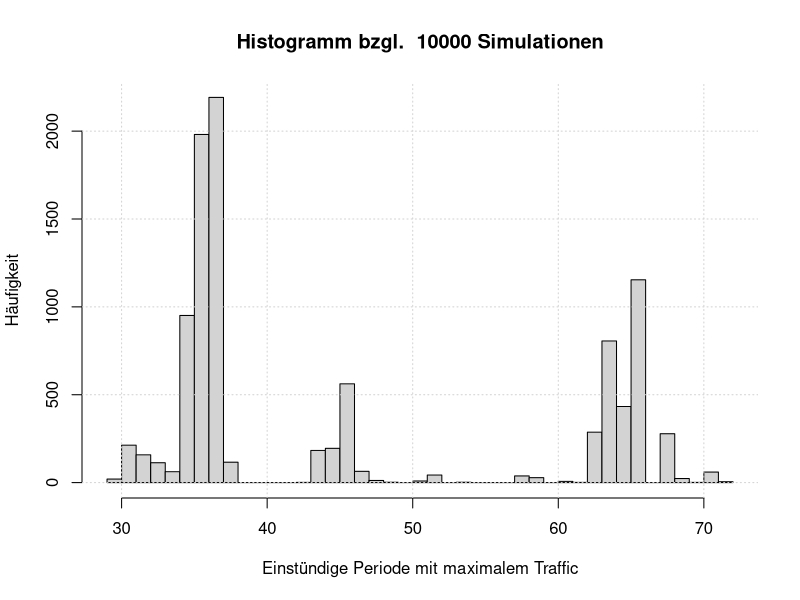
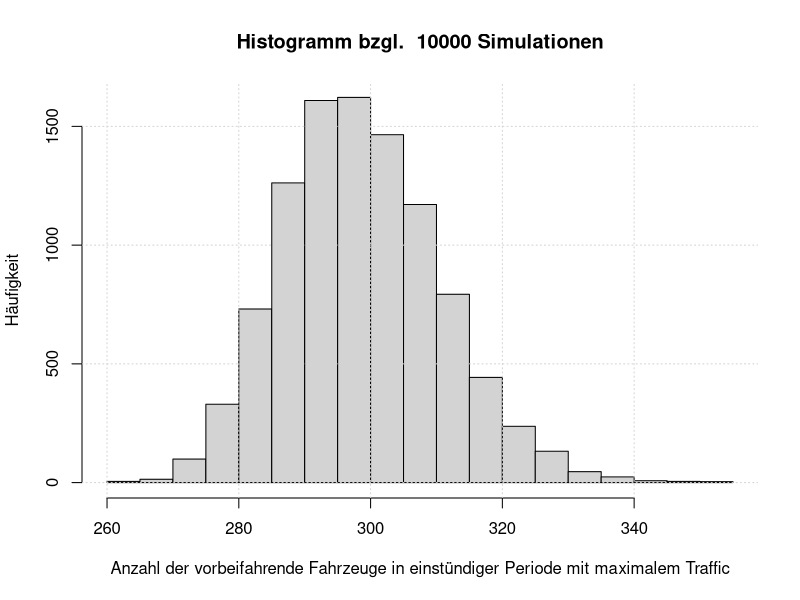
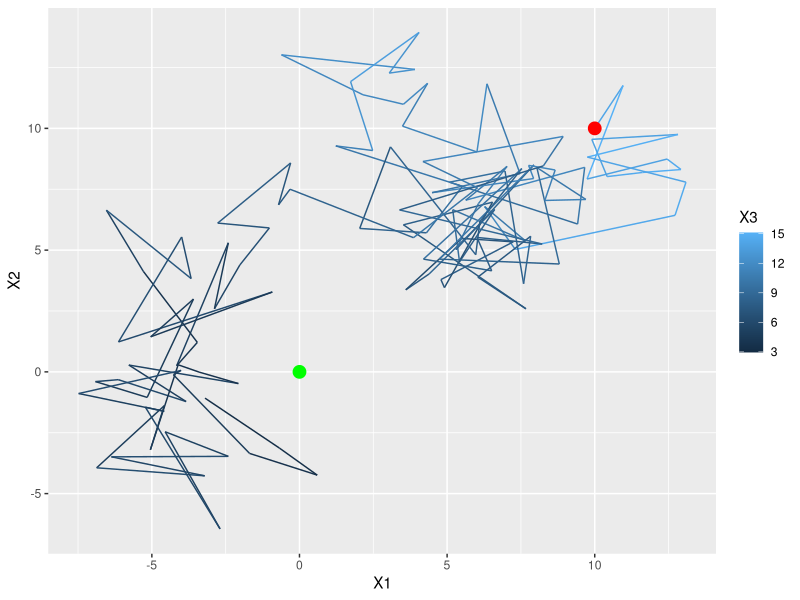
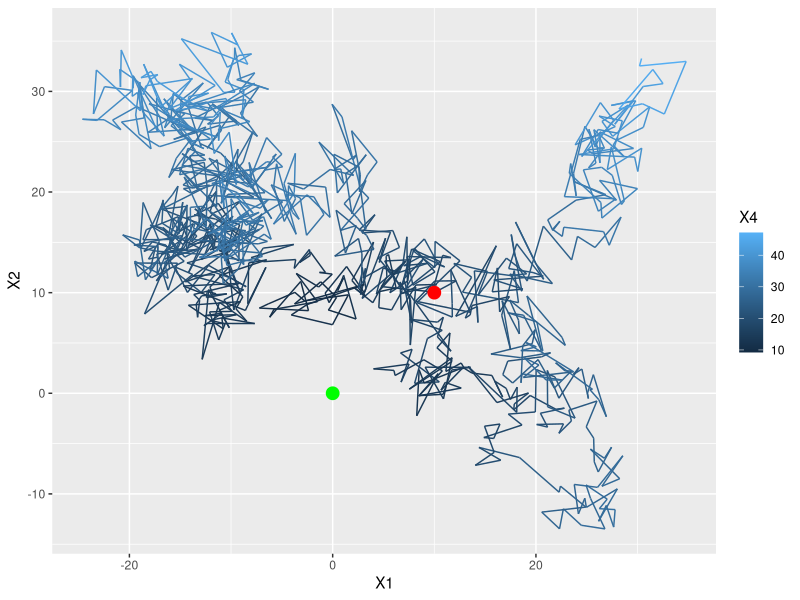

Write R code to recreate these figures, in order. (Note: a time limit stopped this script after it produced the figures.)
## ---- chunk 1
# Load libraries
library('ggplot2')
library(xtable)
## ---- chunk 2
# Read transition matrix
P <- as.matrix(read.csv("data/lungcancer.csv"))
nStates <- dim(P)[1]

# Sanity check
apply(P, 1, sum)
## ---- chunk 3
# Method 1

fnMCMeanSteps1 <- function(x, mu, P, tailProb = 10^-3){
  # This function computes the mean number of steps needed to reach state x for
  # a Markov chain defined with initial distribution mu and transition matrix P.
  # 
  # Args:
  #   x:        Target state
  #   mu:       Initial distribution
  #   P:        Transition matrix
  #   tailProb: Tail probability to control approximation
  #   
  # Returns:
  #   Expected number of steps to reach state x for the first time
  
  # Step 0
  cumProbs <- mu[x]
  mean <- mu[x] * 0  # symbolic initialization
  
  # Step 1
  tempProb <- sum(mu[-x] * P[-x, x])
  cumProbs <- cumProbs + tempProb
  mean <- mean + tempProb * 1
  
  # Further steps
  PTilde <- diag(length(mu) - 1)  # initialize PTilde
  k <- 2
  
  while (1-cumProbs >= tailProb) {
    PTilde <- PTilde %*% P[-x, -x]  # Update PTilde
    tempProb <- mu[-x] %*% PTilde %*% P[-x, x]  # Get prob. of hitting time k
    cumProbs <- cumProbs + tempProb  # cumulate probability mass
    mean <- mean + tempProb * k  # update mean
    k <- k+1
  }
  
  # Return mean
  return(as.double(mean))
}
## ---- chunk 4
# Method 2

fnMCMeanSteps2 <- function(x, mu, P, T = 1000){
  # This function computes the mean number of steps needed to reach state x for
  # a Markov chain defined with initial distribution mu and transition matrix P.
  # This method approximates the mean using 10'000 Markov chain simulations with
  # a maximum of T steps per simulation.
  # 
  # Args:
  #   x:  Target state
  #   mu: Initial distribution
  #   P:  Transition matrix
  #   T:  Maximum length of Markov chain
  #   
  # Returns:
  #   Expected number of steps to reach state x for the first time
  
  # Number of states and simulations
  nStates <- length(mu)
  nSim <- 10^4
  
  # Initialize vector to hold number of steps taken to reach state x for the
  # first time for each simulated markov chain
  vSteps <- vector(mode = "integer", length = nSim)
  
  # Start simulation of nSim markov chains with a maximum number of T steps
  for (n in 1:nSim){
    # Sample first state
    state <- sample(1:nStates, 1, prob = mu)
    
    for (t in 2:T+1){
      if (state == x){
        # break if state is x
        vSteps[n] <- t-1  # store number of steps
        break
      } else if (t == T+1) {
        # catch if state x has not been reached in T steps with NA
        vSteps[n] <- NA
        break
      }
      
      # sample next state depending on current state
      state <- sample(1:nStates, 1, prob = P[state, ])
    }
  }

  # Return mean
  return(mean(vSteps, na.rm = TRUE))
}
## ---- chunk 5
# Define initial distribution (always begin in state 23 (Lung))
mu <- rep(0, nStates)
mu[23] <- 1

# Expected number of steps to reach certain positions (Bladder, Brain, Heart)
 
# Method 1
startTime <- Sys.time()
meanStepsBladder1 <- fnMCMeanSteps1(5, mu, P, tailProb = 10^-5)
meanStepsBrain1 <- fnMCMeanSteps1(7, mu, P, tailProb = 10^-5)
meanStepsHeart1 <- fnMCMeanSteps1(17, mu, P, tailProb = 10^-5)
endTime  <- Sys.time()
timeMethod1 <- endTime - startTime

# Method 2
set.seed(42)
startTime <- Sys.time()
meanStepsBladder2 <- fnMCMeanSteps2(5, mu, P, T = 10000)
meanStepsBrain2 <- fnMCMeanSteps2(7, mu, P, T = 10000)
meanStepsHeart2 <- fnMCMeanSteps2(17, mu, P, T = 10000)
endTime  <- Sys.time()
timeMethod2 <- endTime - startTime
## ---- chunk 6
print(xtable(matrix(c(meanStepsBladder1, meanStepsBrain1, meanStepsHeart1,
                      meanStepsBladder2, meanStepsBrain2, meanStepsHeart2),
                    ncol = 2, dimnames = list(
                      c("Bladder", "Brain", "Heart"),
                      c("Method 1", "Method 2"))
                    ),
             caption = "Expected number of steps to reach position in body."),
      comment = FALSE)
## ---- chunk 7
# Read csv data
N <- as.matrix(read.csv("data/traffic.csv", header = TRUE))

# Get vector of 96 data points
Nt <- as.vector(t(N[,2:5]))

# Calculate lambda tilde and lambda as function of t
lambdaTildeT <- Nt
lambdaT <- 1.2 * lambdaTildeT
## ---- chunk 8
fnSimulatePoisson <- function(vecLambda, n) {
  # This function simulates poisson values based on vector of parameters lambda
  # 
  # Args:
  #   vecLambda:  Vector of parameters for poisson distribution
  #   n:          Number of simulations
  #   
  # Returns:
  #   Simulated vectors as matrix, where every row is a simulation of one day
  #   therefore the matrix as n rows.
  
  # Get random poisson distributed values for n days
  vSimulated <- rpois(length(vecLambda)*n, vecLambda)
  
  # Split data into matrix of form: mSplitted[day, quarter-hour]
  # where day goes from 1 to n and quater-hour from 1 to 96
  mSplitted <- t(matrix(vSimulated, nrow=length(vecLambda), ncol=n))
  
  return(mSplitted)
}

# Define number of simulations
nSimulations = 10000

# Run poisson simulation, based on parameter values from traffic.csv
mSimulation <- fnSimulatePoisson(lambdaT, nSimulations)
## ---- chunk 9
## Task 1
meanCarsPerDay <- mean(rowSums(mSimulation))
print(meanCarsPerDay)
## ---- chunk 10
## Task 2
# Calculate cumsums for every day
cumsumDays <- t(apply(mSimulation, 1, cumsum))
# Take position of all values below or equal 1000 and take maximum index value
thousandsCars <- apply(cumsumDays, 1, function(row) max(which(row <= 1000))/4)
# Take mean over all columns and round
thousandsCar <- floor(mean(thousandsCars))
print(thousandsCar)
## ---- chunk 11
## Task 3
# Calculate mean cars at position 7 (between 1:30 and 1:45)
meanCarsAtNightQuarter <- mean(as.vector(mSimulation[,7]))
print(meanCarsAtNightQuarter)
## ---- chunk 12
## Task 4/5
# Do rowwise cumsum
cumsumDays <- t(apply(mSimulation, 1, cumsum))
# Take cumsumDays and remove first 3 columns and
# take cumsumDays and remove last 4 colums and add zeros to the beginning
# Subtract both matrices to get hourly periods in quater hour steps
sumHourlyPeriod <- cumsumDays[,-(1:3)] -
  t(apply(cumsumDays[,1:(dim(cumsumDays)[2]-4)],1,function(row) c(0,row)))
## ---- chunk 13
# Get maximum traffic indices and plot histogram
maxTrafficPeriodIndices <- apply(sumHourlyPeriod, 1, function(row) which.max(row))

hist(maxTrafficPeriodIndices,
     breaks = max(maxTrafficPeriodIndices)-min(maxTrafficPeriodIndices),
     main = paste("Histogramm bzgl. ", nSimulations, "Simulationen"),
     xlab = "Einstündige Periode mit maximalem Traffic", ylab = "Häufigkeit")
grid()
## ---- chunk 14
# Get maximum traffic values and plot histogram
maxTrafficPeriodValues <- apply(sumHourlyPeriod, 1, function(row) max(row))

hist(maxTrafficPeriodValues,
     main = paste("Histogramm bzgl. ", nSimulations, "Simulationen"),
     xlab = paste("Anzahl der vorbeifahrende Fahrzeuge in einstündiger Periode",
                  "mit maximalem Traffic"),
     ylab = "Häufigkeit")
grid()
## ---- chunk 15
# Recurrence/homecoming probability of bird and human
rHuman <- 1
rBird <- 3/14

# check if library is there
require('ggplot2')

fnRandomWalk <- function(d, x, N, R) {
  # This function generates a random walk of dimension d, starting from x, with N steps,
  # that ends when the distance to the origin is smaller than R
  #
  # Return: dataframe containing the random walk
  # This is just for plotting, hence the dataframe
  
  dfWalk = data.frame(matrix(nrow=N, ncol=d+1))
  
  n=1
  pos=x
  dfWalk[1,1:d] = pos
  dist = sqrt(sum(pos*pos))
  dfWalk[1,d+1] = dist
  
  while(n<N && R<dist) {
    # This is the loop handling the random walk
    rstep <- c(round(rnorm(d),2))
    pos = pos+rstep
    dist <- sqrt(sum(pos*pos))
    dfWalk[n+1,1:d] = pos+rstep
    dfWalk[n+1,d+1] = dist
    n = n+1 
  }
  # na.omit ist necessary to handle random walks exiting after n<N (made it home)
  return(na.omit(dfWalk))
}

# Simulate the two example random walks
set.seed(257)
humanWalk <- fnRandomWalk(2, c(10,10), 1000, 3)
birdWalk <- fnRandomWalk(3, c(10,10,10), 1000, 3)
## ---- chunk 16
# Plotting human random walk
# The color gradient shows distance from home
start <- data.frame(X=10, Y=10, Z=10)
goal <- data.frame(X=0, Y=0, Z=10)
p1 <- ggplot(humanWalk, aes(x=X1, y=X2, color=X3)) +
    geom_path() +
    geom_point(data=start,aes(X,Y),colour='red',size=4) +
    geom_point(data=goal,aes(X,Y),colour='green',size=4)
p1
## ---- chunk 17
# Plotting bird random walk
# The color gradient shows distance from home
birdWalk <- fnRandomWalk(3, c(10,10,10), 1000, 3)
p2 <- ggplot(birdWalk, aes(x=X1, y=X2, color=X4)) +
    geom_path() +
    geom_point(data=start,aes(X,Y),colour='red',size=4) +
    geom_point(data=goal,aes(X,Y),colour='green',size=4)
p2

## ---- chunk 18

# Now simulate the random walks in Monte Carlo fahsion.
# For this we sample all random values at once, add them up and compute matrices that contain
# a 1 if walks i is "home" at position j, and a 0 if not. From this we sum the number of "home"
# walks along the number of steps taken and arrive at the convergence towards the recurrence
# probability r

set.seed(45791)
walks <- 1000
steps <- 10000
length <- 10000
startpos <- c(10,10,10)
R <- 3

randValsX <- matrix(rnorm(walks*steps,0,sqrt(length/steps)),nrow=walks,ncol=steps)
randValsY <- matrix(rnorm(walks*steps,0,sqrt(length/steps)),nrow=walks,ncol=steps)
randValsZ <- matrix(rnorm(walks*steps,0,sqrt(length/steps)),nrow=walks,ncol=steps)
randValsX[,1] <- startpos[1]
randValsY[,1] <- startpos[2]
randValsZ[,1] <- startpos[3]
randValsX <- t(apply(randValsX,1,cumsum))
randValsY <- t(apply(randValsY,1,cumsum))
randValsZ <- t(apply(randValsZ,1,cumsum))

WalksH <- sqrt((randValsX^2)+(randValsY^2)) < R
WalksB <- sqrt(((randValsX^2)+(randValsY^2)+(randValsZ^2))) < R

fnWalkIn <- function(slice) {
  # This function takes the columns of the matrix with 0-1 values for distance < R or > R
  # and looks for the first 1 in each row. When found, all entries in the remaining row
  # are set to 1, to signify that the walk has already been 'in'
  # Args:
  #   slice: column of the matrix with 0-1 values for out-in on pos i,j
  first <- match(1,slice)
  if(is.finite(first)) {
    slice[first:length(slice)] <- 1
  }
  return(slice)
}

WalksH <- t(apply(WalksH,1,fnWalkIn))
WalksB <- t(apply(WalksB,1,fnWalkIn))

WalksInH <- apply(WalksH,2,sum)
WalksInB <- apply(WalksB,2,sum)
## ---- chunk 19
H <- qplot(x=1:length(WalksInH), y=WalksInH,geom="line", xlab="", ylab="",
      main="Human walks 'home' after x steps")
B <- qplot(x=1:length(WalksInB), y=WalksInB,geom="line", xlab="", ylab="",
      main="Bird walks 'home' after x steps")
H
B

## ---- chunk 20

# The hardcoded values where obtained in more involved simulations too costly to repeat here
#
print(xtable(matrix(c(WalksInH[steps]/walks, 0.7, 0.75,
                      WalksInB[steps]/walks, 0.12, 0.14),
                    ncol = 2, dimnames = list(
                      c("10.000", "100.000", "1.000.000"),
                      c("Mensch", "Vogel"))
                    ),
             caption = "Convergence of Possibility for 'Home'"),
      comment = FALSE)
## ---- chunk 21
fnBrownianMotion <- function(nSim, nSteps, tMax = nSteps){
  # This function simulates nSim brownian motions with nSteps of length 
  # (tMax/nSteps). That is, the browian motions are of overall length of tMax.
  # 
  # Args:
  #   nSim:   Number of simulations/walks
  #   nSteps: Number of steps in each walk
  #   tMax:   Overall length of each walk
  #   
  # Returns:
  #   A matrix with nSim rows and nSteps columns, i.e. each row is the simulation
  #   of one brownian motion.
  matSteps <- matrix(rnorm(nSim*nSteps, 0, sqrt(tMax/nSteps)), 
                     nrow = nSim, ncol = nSteps)
  return(t(apply(matSteps, 1, cumsum)))
}
## ---- chunk 22

fnGeometricBrown <- function(nSim, nSteps, vecMu, vecSigma) {
  # This function simulates for every combination of parameters mu and sigma
  # nSim geometric brownian motions with nSteps of length 1.
  # The results are plotted, including mean Brownian.
  # 
  # Args:
  #   nSim:     Number of simulations
  #   nSteps:   Number of steps in simulation
  #   vecMu:    Vector of mu parameters
  #   vecSigma: Vector of sigma parameters
  #   
  # Returns:
  #   Noting, just creates plots
  
  # Fix start value at 1
  X0 <- 1
  # Obtain length of parameter vectors
  nPars <- length(vecMu)
  
  # One time series plot for every parameter combination
  for(i in 1:nPars) {
    # Get Brownian
    matBM <- fnBrownianMotion(nSim, nSteps)
    # Calculate Geometric Brownian
    matX <- X0 * exp((vecMu[i]-0.5*vecSigma[i]^2)*(1:nSteps) + vecSigma[i]*t(matBM))
    
    # Plot all Geometric Brownian
    ts.plot(matX, ylim = c(0,max(matX)), xlab = "",
            main = bquote(mu ~ "=" ~ .(vecMu[i]) ~ "/" ~ sigma^2 ~ "=" ~ .(vecSigma[i])),
            col = rgb(63/255, 81/255, 181/255, alpha = 0.15))
    # Add mean of all Geometric Brownians
    lines(rowMeans(matX), lwd = 1.5)
    cat('\r\n\r\n')
  }
  
}

nSim <- 500
nSteps <- 1000
vecMu = c(-0.00245, 0.00005, 0.00255)
vecSigma = c(0.01, 0.01, 0.01)

# Check conditions
vecMu-(vecSigma^2/2)

# Rund and plot simulations
fnGeometricBrown(nSim, nSteps, vecMu, vecSigma)
## ---- chunk 23
# Set parameter of geometric brownian motion and call option
TCall <- 1
r <- 0.04
sigma <- 0.2
X0 <- 100
K <- 100
C <- list()
mu <- r

# Set number of simulations and steps
nSim <- 10000
nSteps <- 1000
## ---- chunk 24
# Black-Scholes
stepsScholes <- seq(1/nSteps, 1, 1/nSteps)

# Calculate Black-Scholes values
d1 <- 1/(sigma*sqrt(TCall)) * (log(X0/K)+(r+(0.5*sigma^2))*stepsScholes)
d2 <- d1-sigma*sqrt(TCall)
vecScholes <- X0*pnorm(d1) - K*exp(-r*stepsScholes)*pnorm(d2)

# Get last value
C$BlackScholes <- tail(vecScholes, 1)
## ---- chunk 25
# Simulate brownian motions
matBM <- fnBrownianMotion(nSim, nSteps, TCall)

# Compute price processes using exact solution of SDE
times <- seq(TCall/nSteps, TCall, 1/nSteps)
matX <- t(X0 * exp((mu-0.5*sigma^2)*times + sigma*t(matBM)))

# Get MC approximation of arbitrage-free price C
payouts <- matX - K
payouts[payouts <= 0] <- 0

matMC <- exp(-r) * payouts
C$MC <- exp(-r) * mean(payouts[, nSteps])
## ---- chunk 26
fnEulerScheme <- function(nSim, nSteps, tMax, mu, sigma, X0){
  # This function simulates nSim price processes with nSteps of length 
  # (tMax/nSteps) using trend mu, volatility sigma, and starting price X0.
  # 
  # Args:
  #   nSim:   Number of simulations/walks
  #   nSteps: Number of steps in each walk
  #   tMax:   Overall length of each walk
  #   mu:     Trend
  #   sigma:  Volatility
  #   X0:     Start price
  #   
  # Returns:
  #   A matrix with nSim rows and nSteps columns, i.e. each row is the simulation
  #   of one brownian motion.
  
  # Get length of one step
  stepLen <- tMax/nSteps
  
  # Simulate from the standard normal
  matNorm <- matrix(rnorm(nSim*nSteps), nrow = nSim)
  
  # Initialize price processes
  matX <- matrix(nrow = nSim, ncol = nSteps)
  matX[,1] <- (1 + mu*stepLen + sigma*sqrt(stepLen)*matNorm[,1]) * X0
  
  # Build price processes recursively
  for (k in 2:nSteps){
    matX[,k] <- (1 + mu*stepLen + sigma*sqrt(stepLen)*matNorm[,k]) * matX[,k-1]
  }
  
  # return matrix with simulated price processes
  return(matX)
}

# Run Euler scheme
matX <- fnEulerScheme(nSim, nSteps, TCall, mu, sigma, X0)

# Get MC approximation of arbitrage-free price C
payouts <- matX - K
payouts[payouts <= 0] <- 0

matEU <- exp(-r) * payouts
C$Euler <- exp(-r) * mean(payouts[, nSteps])
## ---- chunk 27
print(xtable(matrix(c(C$BlackScholes, C$MC, C$Euler), ncol = 1, 
                    dimnames = list(c("Black and Scholes", "MC BM", "Euler"))),
             caption = "Arbitrage-free prices of European Call Option."),
      comment = FALSE)
## ---- chunk 28
ts.plot(t(matMC[1:500,]), xlab = "",
            main = "MC-Simulation, Mitteltwert (schwarz) und Black Scholes (rot)",
            col = rgb(63/255, 81/255, 181/255, alpha = 0.15))
lines(colMeans(matMC), col = "black", lwd = 1.5)
lines(vecScholes, col = "red", lwd = 1.5)

ts.plot(t(matEU[1:500,]), xlab = "",
            main = "Euler-Schema, Mitteltwert (schwarz) und Black Scholes (rot)",
            col = rgb(63/255, 81/255, 181/255, alpha = 0.15))
lines(colMeans(matEU), col = "black", lwd = 1.5)
lines(vecScholes, col = "red", lwd = 1.5)
